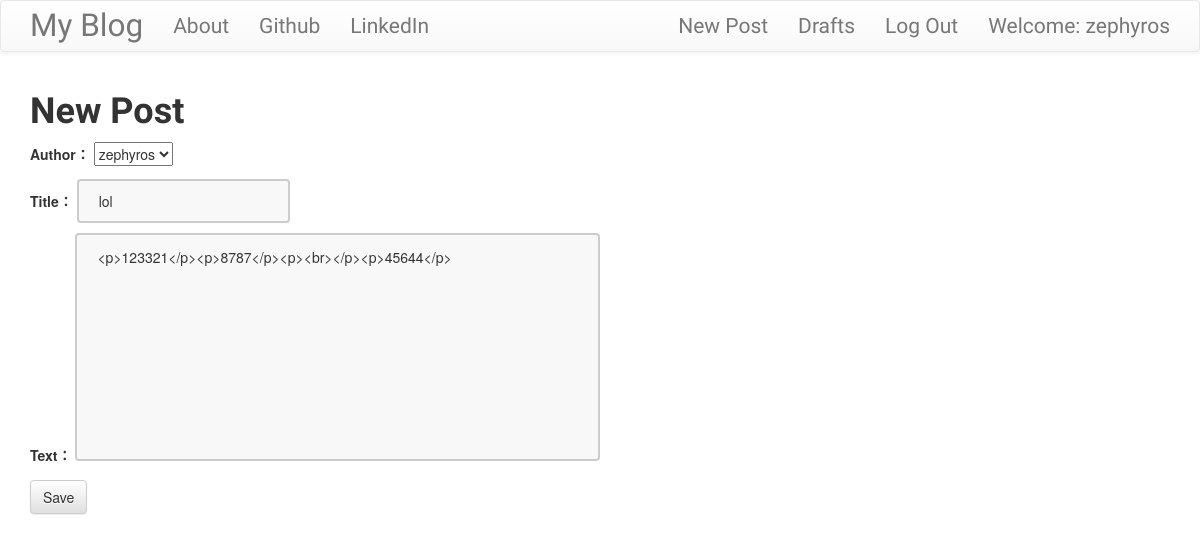
Screenshot of /post/3/edit/ (signed in) with the database file from the repository.
### blog/models.py (models this page shows, shortened)
class Post(models.Model):
    author = models.ForeignKey('auth.User')
    title = models.CharField(max_length=200)
    text = models.TextField()
    created_date = models.DateTimeField(default=timezone.now)
    published_date = models.DateTimeField(blank=True, null=True)

### blog/views.py (the view)
# urls.py: url(r'^post/(?P<pk>\d+)/edit/$', views.PostUpdateView.as_view(), name='post_edit'),
class PostUpdateView(LoginRequiredMixin, UpdateView):
    login_url = 'accounts/login/'
    redirect_field_name = 'blog/post_detail.html'
    form_class = PostForm
    model = Post

### blog/forms.py
class PostForm(forms.ModelForm):
    class Meta():
        model = Post
        fields = ('author','title','text')
        widgets = {
            'title':forms.TextInput(attrs={'class':'textinputclass'}),
            'text':forms.Textarea(attrs={'class':'editable medium-editor-textarea postcontent'})
        }

### blog/templates/blog/post_form.html (shortened to what this page needs)
{% extends "blog/base.html" %}
{% block content %}
    <h1 class="titlefont">New Post</h1>
    <form class="post-form" method="POST">
        {{ form.as_p }}
        <button type="submit" class="save btn btn-default">Save</button>
    </form>
{% endblock %}

### blog/templates/blog/base.html (shortened to what this page needs)
<!DOCTYPE html>
{% load staticfiles %}
<html lang="en">
<head>
    <link rel="stylesheet" href="https://maxcdn.bootstrapcdn.com/bootstrap/3.3.7/css/bootstrap.min.css">
    <link rel="stylesheet" href="https://maxcdn.bootstrapcdn.com/bootstrap/3.3.7/css/bootstrap-theme.min.css">
    <link rel="stylesheet" href="//cdn.jsdelivr.net/npm/medium-editor@latest/dist/css/medium-editor.min.css" type="text/css" media="screen" charset="utf-8">
    <link rel="stylesheet" href="{% static 'css/blog.css' %}">
</head>
<body>
    <nav class="navbar navbar-default techfont custom-navbar">
        <div class="container">
            <ul class="nav navbar-nav">
                <li><a class="navbar-brand bigbrand" href="{% url 'post_list' %}">My Blog</a></li>
                <li><a href="{% url 'about' %}">About</a></li>
                <li><a href="https://www.github.com">Github</a></li>
                <li><a href="https://www.linkedin.com">LinkedIn</a></li>
            </ul>
            <ul class="nav navbar-nav navbar-right">
                {% if user.is_authenticated %}
                <li>
                    <a href="{% url 'post_new' %}">New Post</a>
                </li>
                <li>
                    <a href="{% url 'draft_list' %}">Drafts</a>
                </li>
                <li>
                    <a href="{% url 'logout' %}">Log Out</a>
                </li>
                <li>
                    <a>Welcome: {{ user.username }}</a>
                </li>
                {% else %}
                <li><a class='nav navbar-nav navbar-right' href="{% url 'login' %}"><span class="glyphicon glyphicon-user"></span></a></li>
                {% endif %}
            </ul>
        </div>
    </nav>
    <div class="content container">
        <div class="row">
            <div class="col-md-8">
                <div class="blog_posts">
                    {% block content %}
                    {% endblock %}
                </div>
            </div>
        </div>
    </div>
</body>
</html>

### blog/static/css/blog.css (style rules this page uses)
.techfont { font-family: 'Kavivanar', cursive; font-size: 1.5em; }
.titlefont { font-family: 'Kavivanar', cursive; font-weight: bold; }
.bigbrand { font-size: 1.5em; }
.textinputclass { padding: 10px 20px; box-sizing: border-box; border: 2px solid #ccc; border-radius: 4px; background-color: #f8f8f8; }
.postcontent { width: 70%; padding: 12px 20px; box-sizing: border-box; border: 2px solid #ccc; border-radius: 4px; background-color: #f8f8f8; resize: none; }

### rows the page displays
Post: author "zephyros", title "lol", text "<p>123321</p><p>8787</p><p><br></p><p>45644</p>"

### other values shown
{{ user.username }} "zephyros"
